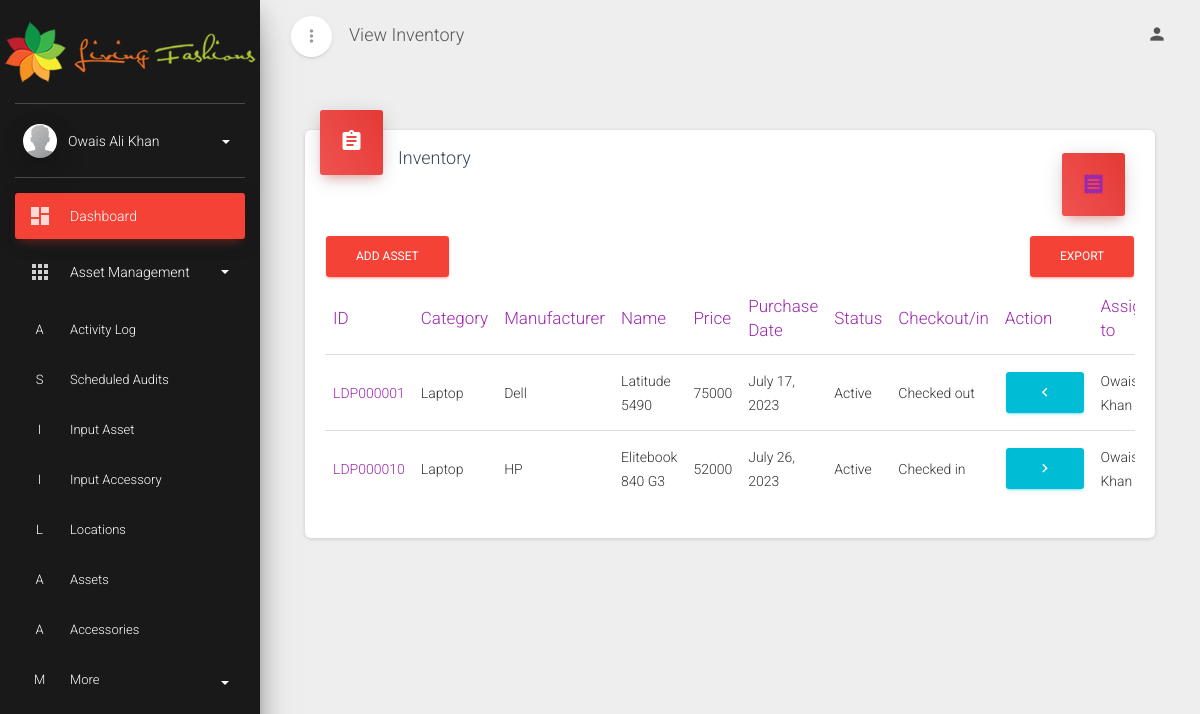
Before: /view_inventory/ (signed in) with the older database file.
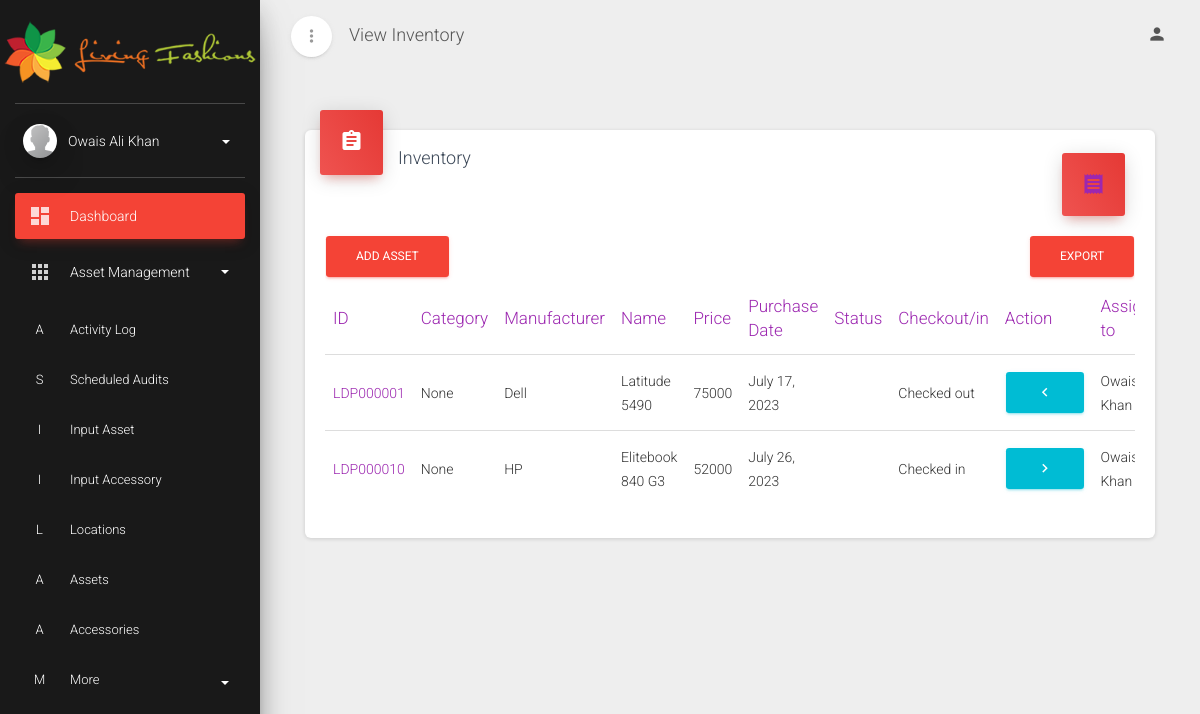
After: the same page with the newer database file.
### webapp/models.py (models this page shows, shortened)
class Asset(models.Model):
    class STATUSES(models.TextChoices):
        checked_in = 'I', 'Checked in'
        checked_out = 'O', 'Checked out'
    category = models.ForeignKey(Category, on_delete=models.SET_NULL, null=True)
    manufacturer = models.ForeignKey(Manufacturer, on_delete=models.SET_NULL, null=True)
    name = models.CharField(max_length=200, help_text='Name of asset')
    price = models.IntegerField(help_text='Price of asset in rupees')
    processor = models.CharField(max_length=200, help_text='Processor specs')
    ram = models.IntegerField(help_text='Total RAM in asset')
    hdd = models.IntegerField(help_text='Total HDD storage in asset', blank=True, null=True)
    ssd = models.IntegerField(help_text='Total SSD storage in asset', blank=True, null=True)
    purchase_date = models.DateField(help_text='Date of asset purchase')
    checkout_status = models.CharField(max_length=1, choices=STATUSES.choices, default=STATUSES.checked_in)
    status = models.ForeignKey(Status, on_delete=models.SET_NULL, null=True)
    department = models.ForeignKey(Department, on_delete=models.SET_NULL, null=True)
    supplier = models.ForeignKey(Supplier, on_delete=models.SET_NULL, null=True)
    assigned_to = models.ForeignKey(Employee, on_delete=models.SET_NULL, null=True)
    location = models.ForeignKey(Location, on_delete=models.SET_NULL, null=True)
    asset_image = models.ImageField(upload_to='images/', blank=True, null=True)
    serial = models.CharField(max_length=200, help_text='Serial number of asset', blank=True)
    invoice = models.IntegerField(help_text='Invoice number of asset', blank=True, null=True)

class Category(models.Model):
    name = models.CharField(max_length=200, help_text="Type of asset", unique=True)
    def __str__(self):
        return f"{self.name}"

class Manufacturer(models.Model):
    name = models.CharField(max_length=200, help_text="Name of manufacturing company", unique=True)
    def __str__(self):
        return f"{self.name}"

class Status(models.Model):
    name = models.CharField(max_length=200, help_text="Status of asset", unique=True)

class Employee(models.Model):
    name = models.CharField(max_length=200, help_text="Name of employee", unique=True)
    def __str__(self):
        return f"{self.name}"

### webapp/views.py (the view)
# urls.py: path('view_inventory/', views.InventoryListView.as_view(), name='view_inventory-list'),
class InventoryListView(LoginRequiredMixin, ListView):
    model = Asset
    context_object_name = 'inventory'
    template_name = 'webapp/view_inventory.html'

### webapp/models.py (called while the page is built)
    def __str__(self):
        return f"{self.name}"

### webapp/templates/webapp/view_inventory.html (shortened to what this page needs)
{% extends 'master.html' %}
{% block title %}View Inventory{% endblock title %}
{% block content %}
<div class="content">
  <div class="container-fluid">
    <div class="container-fluid">
      <div class="row">
        <div class="col-md-12">
          <div class="card">
            <div class="card-header card-header-icon card-header-danger">
              <div class="card-icon">
                <i class="material-icons">assignment</i>
              </div>
              <h4 class="card-title">Inventory</h4>
              <div class="card-icon float-right">
                <a href="{% url 'view_inventory-all-barcodes' %}">
                  <i class="material-icons">receipt</i>
                </a>
              </div>
            </div>
            <div class="card-body">
              <div class="table-responsive">
                <a class="btn btn-danger" href="{% url 'input_inventory' %}" role="button">Add asset</a>
                <a class="btn btn-danger float-right" href="{% url 'export_assets' %}" role="button">Export</a>
                <table class="table">
                  <thead class="text-primary">
                    <th>ID</th>
                    <th>Category</th>
                    <th>Manufacturer</th>
                    <th>Name</th>
                    <th>Price</th>
                    <th>Purchase Date</th>
                    <th>Status</th>
                    <th>Checkout/in</th>
                    <th>Action</th>
                    <th>Assigned to</th>
                  </thead>
                  <tbody>
                    {% for asset in inventory %}
                    <tr>
                      <td><a href="{% url 'view_inventory-detail' asset.id %}">LDP{{ asset.id|stringformat:"06d" }}</a></td>
                      <td>{{ asset.category }}</td>
                      <td>{{ asset.manufacturer }}</td>
                      <td>{{ asset.name }}</td>
                      <td>{{ asset.price }}</td>
                      <td>{{ asset.purchase_date }}</td>
                      <td>{{ asset.status.name }}</td>
                      <td>{{ asset.get_checkout_status_display }}</td>
                      <td>
                        {% if asset.checkout_status == 'I' %}
                          <a class="btn btn-xs btn-info" href="{% url 'view_inventory-checkout' asset.id %}"><i class="material-icons">chevron_right</i></a>
                        {% else %}
                          <a class="btn btn-xs btn-info" href="{% url 'view_inventory-checkin' asset.id %}"><i class="material-icons">chevron_left</i></a>
                        {% endif %}
                      </td>
                      <td>{{ asset.assigned_to }}</td>
                    </tr>
                    {% endfor %}
                </table>
              </div>
            </div>
          </div>
        </div>
      </div>
    </div>
  </div>
</div>
{% endblock %}

### webapp/templates/master.html (shortened to what this page needs)
<!DOCTYPE html>
<html lang="en">
{% load static %}
<head>
  <link rel="stylesheet" href="{% static 'webapp/Assets/assets/css/material-dashboard.minf066.css' %}">
</head>
<body class="">
  <div class="wrapper">
    <div class="sidebar" data-color="danger" data-background-color="black" data-image="{% static 'webapp/Assets/assets/img/sidebar-1.jpg' %}">
      <div class="logo">
        <a href="#" class="simple-text logo-normal">
          <img src="{% static 'webapp/Assets/assets/img/lf_logo.png' %}" width="100%" alt="Living Fashions'" >
        </a>
      </div>
      <div class="sidebar-wrapper">
        <div class="user">
          <div class="photo">
            <img src="{% static 'webapp/Assets/assets/img/default-avatar.png' %}" />
          </div>
          <div class="user-info">
            <a data-toggle="collapse" href="#collapseExample" class="username">
              <span>
                {% if user.is_authenticated %}
                  {{ user.get_full_name }}
                {% else %}
                  Unauthenticated
                {% endif %}
                <b class="caret"></b>
              </span>
            </a>
          </div>
        </div>
        <ul class="nav">
          <li class="nav-item active">
            <a class="nav-link" href="{% url 'dashboard' %}">
              <i class="material-icons">dashboard</i>
              <p> Dashboard </p>
            </a>
          </li>
        <li class="nav-item">
            <a class="nav-link" data-toggle="collapse" href="#pagesExamples">
              <i class="material-icons">apps</i>
              <p>Asset Management
                <b class="caret"></b>
              </p>
            </a>
            <div class="collapse show" id="pagesExamples">
              <ul class="nav">
                <li class="nav-item">
                  <a class="nav-link" href="{% url 'activity_log' %}">
                    <span class="sidebar-mini"> A </span>
                    <span class="sidebar-normal"> Activity log
                    </span>
                  </a>
                </li>
                <li class="nav-item">
                  <a class="nav-link" href="{% url 'view_inventory-scheduled-audit-list' %}">
                    <span class="sidebar-mini"> S </span>
                    <span class="sidebar-normal"> Scheduled Audits
                    </span>
                  </a>
                </li>
                <li class="nav-item">
                  <a class="nav-link" href="{% url 'input_inventory' %}">
                    <span class="sidebar-mini"> I </span>
                    <span class="sidebar-normal"> Input Asset
                    </span>
                  </a>
                </li>
                <li class="nav-item">
                  <a class="nav-link" href="{% url 'input_accessory' %}">
                    <span class="sidebar-mini"> I </span>
                    <span class="sidebar-normal"> Input Accessory
                    </span>
                  </a>
                </li>
                <li class="nav-item">
                  <a class="nav-link" href="{% url 'input_and_display_location' %}">
                    <span class="sidebar-mini"> L </span>
                    <span class="sidebar-normal"> Locations </span>
                  </a>
                </li>
                <li class="nav-item ">
                  <a class="nav-link" href="{% url 'view_inventory-list' %}">
                    <span class="sidebar-mini"> A </span>
                    <span class="sidebar-normal"> Assets </span>
                  </a>
                </li>
                <li class="nav-item ">
                  <a class="nav-link" href="{% url 'view_accessory-list' %}">
                    <span class="sidebar-mini"> A </span>
                    <span class="sidebar-normal"> Accessories </span>
                  </a>
                </li>
                <li class="nav-item ">
                  <a class="nav-link" data-toggle="collapse" href="#componentsCollapse2">
                    <span class="sidebar-mini"> M </span>
                    <span class="sidebar-normal"> More
                      <b class="caret"></b>
                    </span>
                  </a>
                </li>
              </ul>
            </div>
          </li>
        </ul>
      </div>
    </div>
    <div class="main-panel">
      <nav class="navbar navbar-expand-lg navbar-transparent navbar-absolute fixed-top ">
        <div class="container-fluid">
          <div class="navbar-wrapper">
            <div class="navbar-minimize">
              <button id="minimizeSidebar" class="btn btn-just-icon btn-white btn-fab btn-round">
                <i class="material-icons text_align-center visible-on-sidebar-regular">more_vert</i>
              </button>
            </div>
            <a class="navbar-brand" href="#pablo">{% block title %}Dashboard{% endblock title %}</a>
          </div>
          <div class="collapse navbar-collapse justify-content-end">
            <ul class="navbar-nav">
              <li class="nav-item dropdown">
                <a class="nav-link" href="#pablo" id="navbarDropdownProfile" data-toggle="dropdown" aria-haspopup="true" aria-expanded="false">
                  <i class="material-icons">person</i>
                </a>
              </li>
            </ul>
          </div>
        </div>
      </nav>
</body>
<div class="content">
  {% block content %}{% endblock %}
</div>
</html>

Changed rows visible on the page:
changed Asset "Latitude 5490": category "Laptop" → "None"; status.name "Active" → (not shown)
changed Asset "Elitebook 840 G3": category "Laptop" → "None"; status.name "Active" → (not shown)
